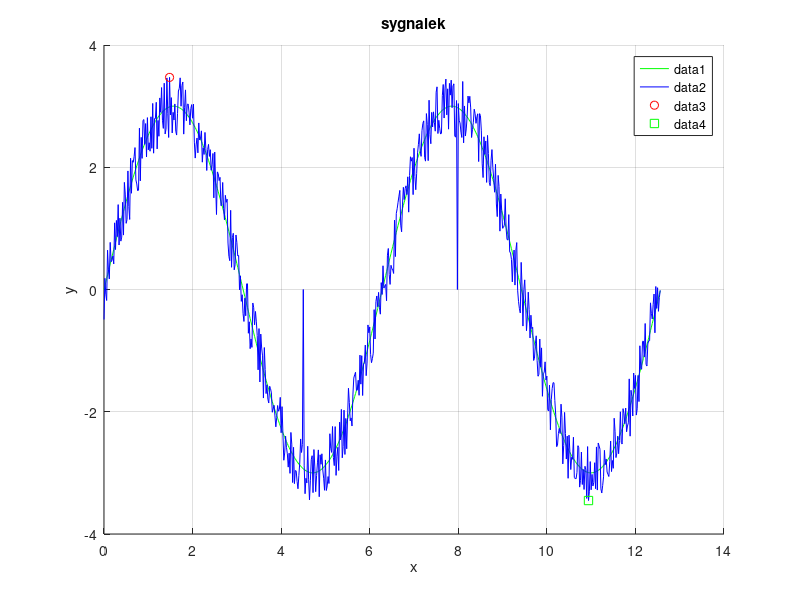

The MATLAB source for this figure:
% Zadanie A

clc; clear; close all

time = 0:0.02:4*pi;
base_signal = 3 * sin(time);
noise =  -0.5 + (0.5 - (-0.5))*rand(size(time));
noisy_signal = base_signal + noise;

for n = 1:3
    id = randi(size(time))
    noisy_signal(id) = noisy_signal(id) + 10;
end

%filtration
overunder = find(noisy_signal > 3.6 | noisy_signal < -3.6)
noisy_signal(overunder) = 0;

[minimum, minimum_id] = min(noisy_signal);
t_min = time(minimum_id);
[maximum, maximum_id] = max(noisy_signal);
t_max = time(maximum_id);

figure(1);
hold on;
grid on;
plot(time, base_signal, 'g-');
plot(time, noisy_signal, 'b-');
plot(t_max, maximum, 'ro');
plot(t_min, minimum, 'gs');
title("sygnalek");
xlabel("x");
ylabel("y");
legend();
